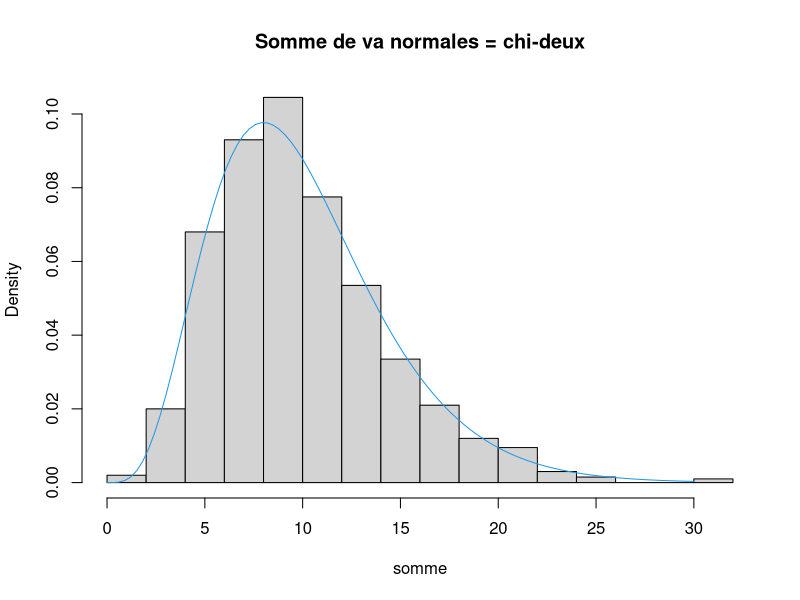
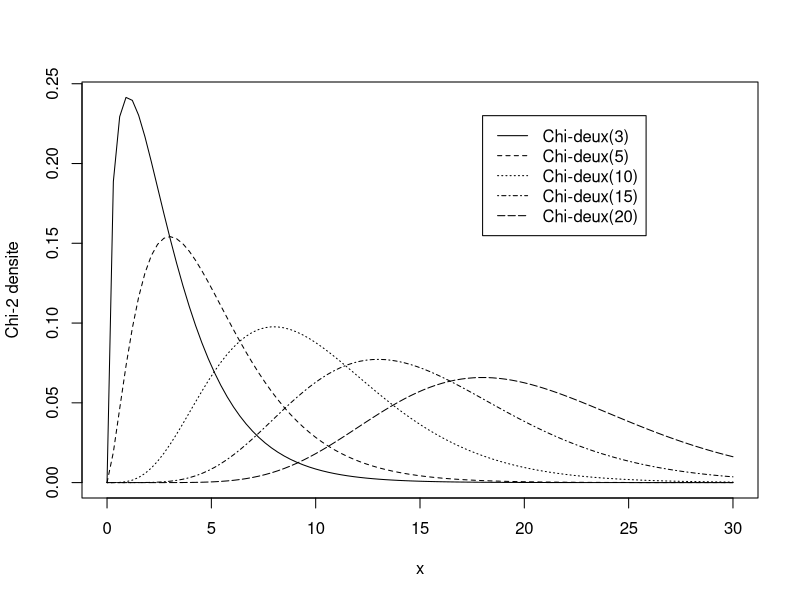

Reproduce these figures in R, in order.
# 
# Distribution
# -------------

normchi<-function(x) {sum((rnorm(10))^2)}
tt<-tapply(1:1000,as.factor(1:1000),normchi)
#
hist(tt,proba=T,nclass=20,main='Somme de va normales = chi-deux',xlab='somme')
x0<-seq(0,30,length=100)
lines(x0,dchisq(x0, df=10),col=4)

#
y1<-dchisq(x0,3)
y2<-dchisq(x0,5)
y3<-dchisq(x0,10)
y4<-dchisq(x0,15)
y5<-dchisq(x0,20)
#
X11()
plot(x0,y1,type="n",xlab="x",ylab="Chi-2 densite")
lines(x0,y1,lty=1)
lines(x0,y2,lty=2)
lines(x0,y3,lty=3)
lines(x0,y4,lty=4)
lines(x0,y5,lty=5)
lego<-c("Chi-deux(3)","Chi-deux(5)","Chi-deux(10)","Chi-deux(15)","Chi-deux(20)")
legend(18,0.23,lego,lty=1:5)
